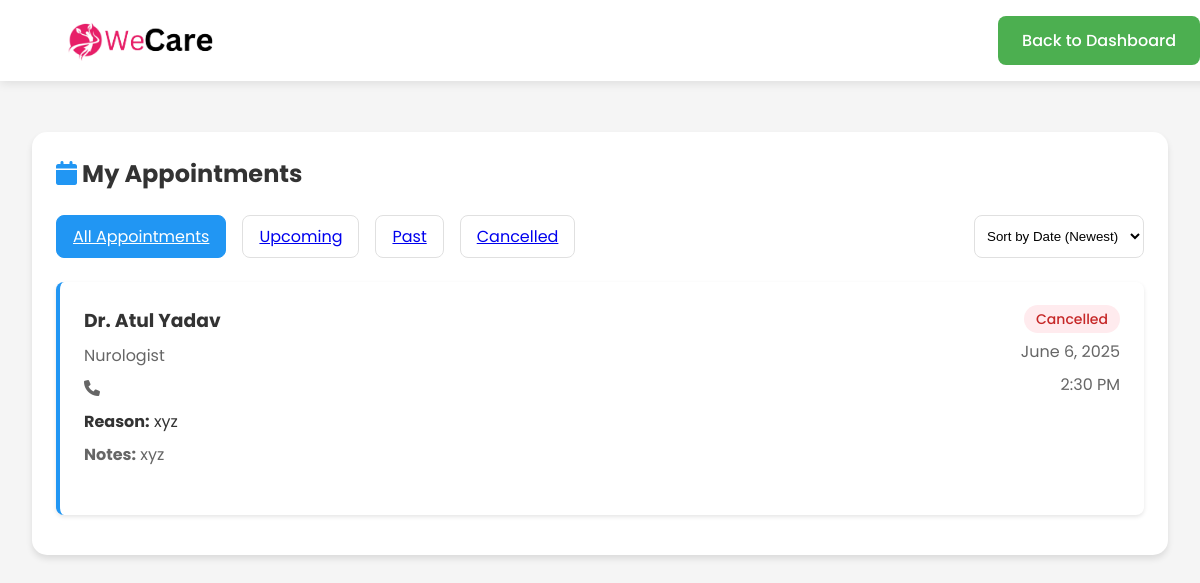
The page /appointments.php (signed in) on the database its author committed.
### tables this page shows
CREATE TABLE IF NOT EXISTS `appointments` (
  `appointment_id` int NOT NULL AUTO_INCREMENT,
  `patient_id` int NOT NULL,
  `doctor_id` int NOT NULL,
  `appointment_date` date NOT NULL,
  `appointment_time` time NOT NULL,
  `reason` text NOT NULL,
  `notes` text,
  `preferred_communication` varchar(50) NOT NULL,
  `status` varchar(20) NOT NULL DEFAULT 'Scheduled',
  `created_at` timestamp NULL DEFAULT CURRENT_TIMESTAMP,
  PRIMARY KEY (`appointment_id`),
  KEY `patient_id` (`patient_id`),
  KEY `doctor_id` (`doctor_id`),
  KEY `idx_appointments_date` (`appointment_date`)
);

CREATE TABLE IF NOT EXISTS `doctors` (
  `doctor_id` int NOT NULL AUTO_INCREMENT,
  `full_name` varchar(100) NOT NULL,
  `email` varchar(100) NOT NULL,
  `password` varchar(255) NOT NULL,
  `phone` varchar(20) DEFAULT NULL,
  `specialization` varchar(100) NOT NULL,
  `qualification` varchar(100) NOT NULL,
  `experience` int NOT NULL,
  `license_no` varchar(50) NOT NULL,
  `is_verified` tinyint(1) DEFAULT '0',
  `created_at` timestamp NULL DEFAULT CURRENT_TIMESTAMP,
  `profile_image` varchar(255) DEFAULT NULL,
  PRIMARY KEY (`doctor_id`),
  UNIQUE KEY `email` (`email`),
  UNIQUE KEY `license_no` (`license_no`),
  KEY `idx_doctors_email` (`email`)
);

### appointments.php (the view, shortened to what this page needs)
<?php
require_once('config.php');
$userId = $_SESSION['user_id'];
$appointments = [];
$filter = isset($_GET['filter']) ? $_GET['filter'] : 'all';
$sort = isset($_GET['sort']) ? $_GET['sort'] : 'date_desc';
try {
    $query = "SELECT a.*, d.full_name as doctor_name, d.specialization, d.phone as doctor_phone
              FROM appointments a
              JOIN doctors d ON a.doctor_id = d.doctor_id
              WHERE a.patient_id = ?";
    switch ($sort) {
        case 'date_desc':
            $query .= " ORDER BY a.appointment_date DESC, a.appointment_time DESC";
            break;
    }
    $stmt = $con->prepare($query);
    $stmt->bind_param("i", $userId);
    $stmt->execute();
    $appointments = $stmt->get_result()->fetch_all(MYSQLI_ASSOC);
} catch (Exception $e) {
    $error = "Error: " . $e->getMessage();
    error_log("Error in appointments.php: " . $e->getMessage());
}
?>
<!DOCTYPE html>
<html lang="en">
<head>
    <link rel="stylesheet" href="https://cdnjs.cloudflare.com/ajax/libs/font-awesome/6.0.0/css/all.min.css">
</head>
<body>
    <nav class="navbar">
        <div class="container" style="display: flex; justify-content: space-between; align-items: center;">
            <div style="display: flex; align-items: center;">
                <img src="assets/images/thrive_logo.png" alt="WeCare Logo" style="height: 40px; margin-right: 1rem;">
            </div>
            <div style="display: flex; align-items: center; gap: 2rem;">
                <a href="patient_dashboard.php" class="btn btn-secondary">Back to Dashboard</a>
            </div>
        </div>
    </nav>
    <main class="main-content">
        <div class="container">
            <div class="card">
                <h2 style="margin: 0 0 1.5rem; color: var(--dark-text);">
                    <i class="fas fa-calendar" style="color: var(--primary-color);"></i>
                    My Appointments
                </h2>
                <div class="filters">
                    <a href="?filter=all&sort=<?php echo $sort; ?>"
                       class="filter-btn <?php echo $filter === 'all' ? 'active' : ''; ?>">
                        All Appointments
                    </a>
                    <a href="?filter=upcoming&sort=<?php echo $sort; ?>"
                       class="filter-btn <?php echo $filter === 'upcoming' ? 'active' : ''; ?>">
                        Upcoming
                    </a>
                    <a href="?filter=past&sort=<?php echo $sort; ?>"
                       class="filter-btn <?php echo $filter === 'past' ? 'active' : ''; ?>">
                        Past
                    </a>
                    <a href="?filter=cancelled&sort=<?php echo $sort; ?>"
                       class="filter-btn <?php echo $filter === 'cancelled' ? 'active' : ''; ?>">
                        Cancelled
                    </a>
                    <select class="sort-select" onchange="window.location.href='?filter=<?php echo $filter; ?>&sort=' + this.value">
                        <option value="date_desc" <?php echo $sort === 'date_desc' ? 'selected' : ''; ?>>Sort by Date (Newest)</option>
                    </select>
                </div>
                <?php if (empty($appointments)): ?>
                    <div class="empty-state">
                        <i class="fas fa-calendar-times"></i>
                        <h3>No Appointments Found</h3>
                        <p>You don't have any <?php echo $filter; ?> appointments.</p>
                        <a href="book_appointment.php" class="btn btn-primary">Book an Appointment</a>
                    </div>
                <?php else: ?>
                    <?php foreach ($appointments as $appointment): ?>
                        <div class="appointment-card">
                            <div style="display: flex; justify-content: space-between; align-items: flex-start;">
                                <div>
                                    <h3 style="margin: 0; color: var(--dark-text);">
                                        Dr. <?php echo htmlspecialchars($appointment['doctor_name']); ?>
                                    </h3>
                                    <p style="margin: 0.5rem 0; color: var(--light-text);">
                                        <?php echo htmlspecialchars($appointment['specialization']); ?>
                                    </p>
                                    <p style="margin: 0.5rem 0; color: var(--light-text);">
                                        <i class="fas fa-phone"></i> <?php echo htmlspecialchars($appointment['doctor_phone']); ?>
                                    </p>
                                    <p style="margin: 0.5rem 0; color: var(--dark-text);">
                                        <strong>Reason:</strong> <?php echo htmlspecialchars($appointment['reason']); ?>
                                    </p>
                                    <?php if ($appointment['notes']): ?>
                                        <p style="margin: 0.5rem 0; color: var(--light-text);">
                                            <strong>Notes:</strong> <?php echo htmlspecialchars($appointment['notes']); ?>
                                        </p>
                                    <?php endif; ?>
                                </div>
                                <div style="text-align: right;">
                                    <span class="status-badge status-<?php echo strtolower($appointment['status']); ?>">
                                        <?php echo htmlspecialchars($appointment['status']); ?>
                                    </span>
                                    <p style="margin: 0.5rem 0; color: var(--light-text);">
                                        <?php echo date('F j, Y', strtotime($appointment['appointment_date'])); ?>
                                    </p>
                                    <p style="margin: 0.5rem 0; color: var(--light-text);">
                                        <?php echo date('g:i A', strtotime($appointment['appointment_time'])); ?>
                                    </p>
                                </div>
                            </div>
                        </div>
                    <?php endforeach; ?>
                <?php endif; ?>
            </div>
        </div>
    </main>
</body>
</html>

### appointments.php (style rules this page uses)
:root { --primary-color: #2196f3; --secondary-color: #4CAF50; --accent-color: #ff9800; --danger-color: #f44336; --light-bg: #f5f5f5; --dark-text: #333; --light-text: #666; --border-color: #e0e0e0; }
body { font-family: 'Poppins', sans-serif; background-color: var(--light-bg); margin: 0; padding: 0; color: var(--dark-text); }
.navbar { background-color: #ffffff; box-shadow: 0 2px 10px rgba(0,0,0,0.1); padding: 1rem 2rem; position: fixed; width: 100%; top: 0; z-index: 1000; }
.container { max-width: 1200px; margin: 0 auto; padding: 0 2rem; }
.main-content { margin-top: 100px; padding: 2rem 0; }
.card { background: white; border-radius: 15px; padding: 1.5rem; box-shadow: 0 4px 6px rgba(0,0,0,0.1); margin-bottom: 1.5rem; }
.filters { display: flex; gap: 1rem; margin-bottom: 1.5rem; flex-wrap: wrap; }
.filter-btn { padding: 0.5rem 1rem; border: 1px solid var(--border-color); border-radius: 8px; background: white; cursor: pointer; transition: all 0.3s ease; }
.filter-btn.active { background: var(--primary-color); color: white; border-color: var(--primary-color); }
.sort-select { padding: 0.5rem; border: 1px solid var(--border-color); border-radius: 8px; background: white; margin-left: auto; }
.appointment-card { border-left: 4px solid var(--primary-color); padding: 1.5rem; margin-bottom: 1rem; background: white; border-radius: 8px; box-shadow: 0 2px 4px rgba(0,0,0,0.1); }
.status-badge { padding: 0.25rem 0.75rem; border-radius: 20px; font-size: 0.875rem; font-weight: 500; }
.status-cancelled { background: #ffebee; color: #c62828; }
.btn { display: inline-block; padding: 0.75rem 1.5rem; border-radius: 8px; text-decoration: none; font-weight: 500; transition: all 0.3s ease; border: none; cursor: pointer; }
.btn-secondary { background-color: var(--secondary-color); color: white; }

### rows shown on the page
appointments: doctor.full_name "Atul Yadav", doctor.specialization "Nurologist", reason "xyz", notes "xyz", status "Cancelled", appointment_date "June 6, 2025", appointment_time "2:30 PM"
